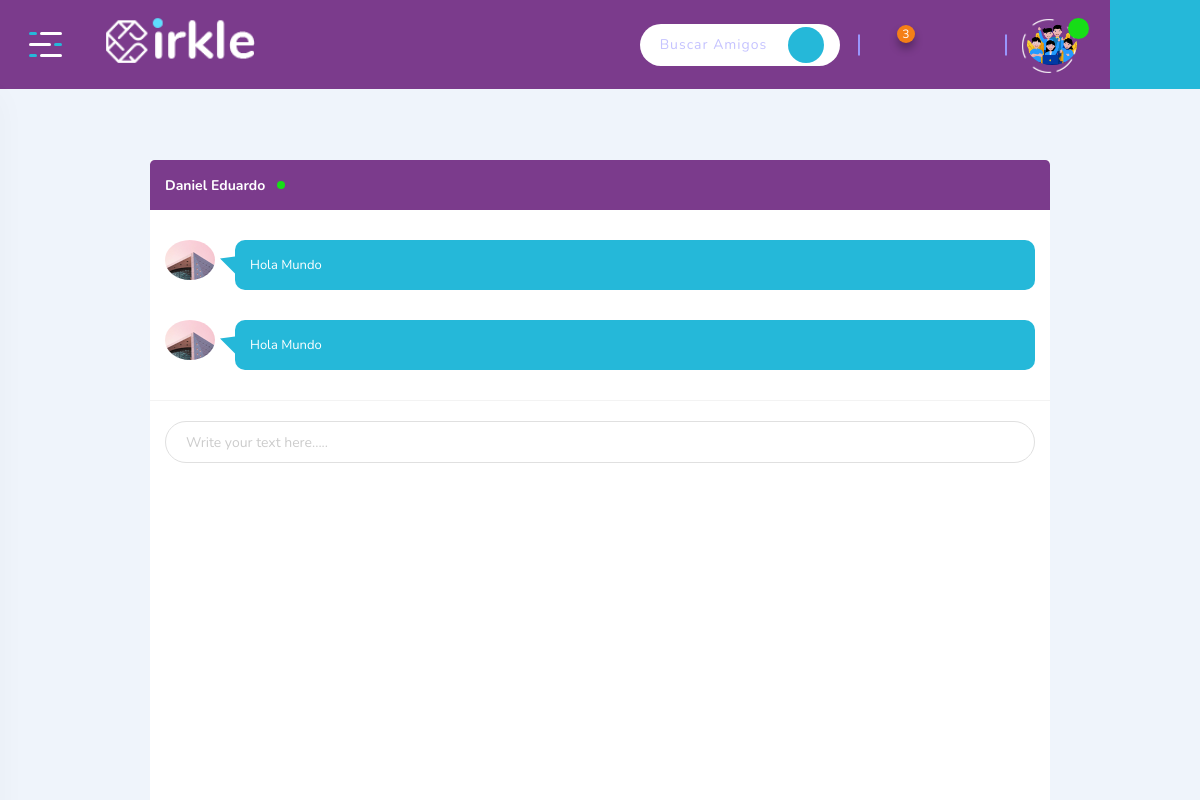
Page /mensajes/JTAMAYO/dbernaln (signed in) on the earlier database version.
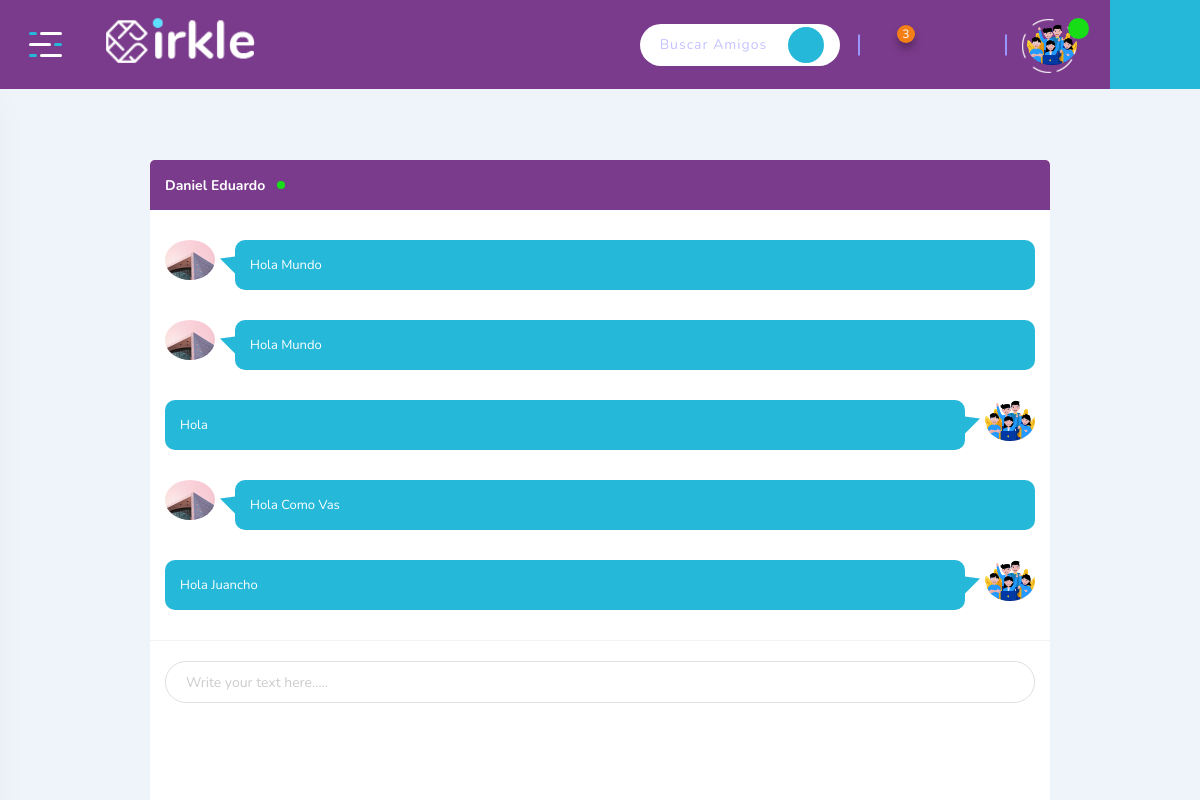
Same page on the later database version.
### tables this page shows
CREATE TABLE Usuario (ID_Usuario INTEGER PRIMARY KEY AUTOINCREMENT NOT NULL, Usuario VARCHAR NOT NULL UNIQUE, Contrasena VARCHAR NOT NULL, Rol INT CHECK (Rol = 0 or Rol = 1 or Rol = 2) NOT NULL, Estado INT CHECK (Estado = 0 or Estado = 1) NOT NULL, Nombres VARCHAR NOT NULL, Apellidos VARCHAR NOT NULL, Genero INT CHECK (Genero = 0 or Genero = 1 or Genero = 2) NOT NULL, Email VARCHAR NOT NULL UNIQUE, Ubicacion VARCHAR NOT NULL, Foto VARCHAR, Telefono INT NOT NULL, Fecha_Nacimiento DATE NOT NULL, Estado_Civil INT NOT NULL CHECK (Estado_Civil = 1 or Estado_Civil = 2 or Estado_Civil = 3 or Estado_Civil = 4 or Estado_Civil = 5), Fecha DATE NOT NULL DEFAULT (CURRENT_TIMESTAMP), Privacidad INT NOT NULL CHECK (Privacidad = 1 or Privacidad = 2));

CREATE TABLE Mensajes_Privados (ID_Mensaje INTEGER PRIMARY KEY AUTOINCREMENT NOT NULL, ID_Remitente INT REFERENCES Usuario (ID_Usuario) NOT NULL, ID_Destinatario INT REFERENCES Usuario (ID_Usuario) NOT NULL, Mensaje VARCHAR NOT NULL, Fecha_Mensaje DATETIME NOT NULL DEFAULT (CURRENT_TIMESTAMP));

### app.py (the view)
@app.route('/mensajes/<user>/<recept>', methods=['GET', 'POST'])
def busqueda_msg(user, recept):
  dbUsuario = db.getUser(user)
  usuarios = db.getAmigos(dbUsuario['ID_Usuario'])
  rece = db.getUser(recept)
  mensajes = db.getMensaje(dbUsuario['ID_Usuario'], rece['ID_Usuario'])
  if request.method == "POST":
    mensaje = request.form['mensaje']
    db.addMensaje(dbUsuario['ID_Usuario'], rece['ID_Usuario'], mensaje )
    mensajes = db.getMensaje(dbUsuario['ID_Usuario'], rece['ID_Usuario'])
    return render_template('mensajes.html', usuario=dbUsuario, receptor=rece, mensajes=mensajes,  usuarios = usuarios)
  else:
    return render_template('mensajes.html', usuario=dbUsuario, receptor=rece, mensajes=mensajes,  usuarios = usuarios)

### app.py (called while the page is built)
@app.before_request
def antes_de_cada_peticion():
    ruta = request.path
    if not 'usuario' in session and ruta != "/" and ruta != "/admin-login" and ruta != "/logout" and not ruta.startswith("/static"):
        flash("Inicia sesión para continuar")
        return redirect("/")
    if ruta == "/registro":
      return redirect("/registro")

### db.py (called while the page is built)
def conectar():
    dbname= 'socialrhea.db'
    conn= sqlite3.connect(dbname)
    return conn

def getUser(user):
    conn= conectar()
    try:
      conn.row_factory = sqlite3.Row
      sql = 'SELECT * FROM Usuario WHERE Usuario = ?'
      cursor = conn.execute(sql, (user,))
      resultados = (cursor.fetchone())
      cursor.close()
      conn.close()
      if not resultados:
        return False
      else:
        return resultados
    except Error as e:
      print(f"error in getUser() : {str(e)}"  )

def getAmigos(idUsuario):
    conn= conectar()
    try:
      conn.row_factory = sqlite3.Row
      sq = 'SELECT Amistad.ID_Recibe, Amistad.ID_Envia FROM Usuario INNER JOIN Amistad ON Amistad.ID_Envia=Usuario.ID_Usuario or Amistad.ID_Recibe=Usuario.ID_Usuario WHERE Usuario.ID_Usuario = ? and Amistad.Estado = 1'
      sql = 'SELECT * FROM Usuario WHERE rol=? AND Not ID_Usuario = ?'
      cursor= conn.execute(sq,(idUsuario,))
      resultado = (cursor.fetchall())
      results = [ dict(row) for row in resultado ]
      resultados = getUsers(results, conn, idUsuario)
      return resultados
    except Error as e:
      print(f"error in getUserees() : {str(e)}"  )

def getUsers(listaAmigos, conn, idUsuario):
    salida = []
    try:
      conn.row_factory = sqlite3.Row
      for item in listaAmigos:
        for key, value in item.items():
          sql = 'SELECT * FROM Usuario WHERE ID_Usuario = ? AND NOT ID_Usuario = ?'
          cursor= conn.execute(sql,(value, idUsuario))
          resultado = (cursor.fetchone())
          if resultado:
            results = dict(resultado)
            salida.append(results)
      conn.close()
      return salida
    except Error as e:
      print(f"error in getUsers() : {str(e)}"  )

### templates/mensajes.html (shortened to what this page needs)
{% extends 'base.html' %}
{% block contenido %}
        <div class="page-content">
            <div class="container">
              <div class="chat-conversion-box" id="chat-box-modal" tabindex="-1" aria-labelledby="chat-modal-label" aria-hidden="false">
                <div class="chat">
                    <div class="chat-content">
                        <div class="modal-header">
                            <h6 class="modal-title" id="chat-modal-label">{{ receptor.Nombres}} <span class="online"></span></h6>
                        </div>
                        <div class="modal-body">
                            <ul class="chat-conversion">
                              {% for mensaje in mensajes %}
                              {% if mensaje.ID_Remitente == usuario.ID_Usuario %}
                                <li class="chat-you">
                                    <div class="author-img">
                                        <img src="/static/uploads/imgusuarios/{{ usuario.Foto }}" width="50" height="50" alt="{{ usuario.Nombres }}">
                                    </div>
                                    <div class="author-text">
                                        <span>{{ mensaje.Mensaje }}</span>
                                    </div>
                                </li>
                              {% else %}
                                <li class="chat-others">
                                    <div class="author-img">
                                        <img src="/static/uploads/imgusuarios/{{ receptor.Foto }}" width="50" height="50" alt="{{ receptor.Nombres }}">
                                    </div>
                                    <div class="author-text">
                                        <span>{{ mensaje.Mensaje }}</span>
                                    </div>
                                </li>
                                {% endif %}
                                {% endfor %}
                            </ul>
                        </div>
                        <div class="modal-footer">
                            <form action="/mensajes/{{usuario.Usuario}}/{{receptor.Usuario}}" method="POST">
                                <div class="form-group">
                                    <input type="text" name="mensaje" class="form-control" placeholder="Write your text here....." required>
                                    <div class="chat-plus-icon"><i class="icofont-plus-circle"></i></div>
                                </div>
                            </form>
                        </div>
                    </div>
                </div>
            </div>
            </div>
        </div>
        {% endblock %}

### templates/base.html (shortened to what this page needs)
<!DOCTYPE html>
<html class="no-js" lang="">
<head>
    <link rel="stylesheet" href="https://maxcdn.bootstrapcdn.com/bootstrap/4.0.0/css/bootstrap.min.css">
    <link rel="stylesheet" href="{{ url_for('static', filename='css/app.css' ) }}">
    <link rel="stylesheet" href="{{ url_for('static', filename='assets/icofont/icofont.min.css' ) }}">
</head>
<body class="bg-link-water">
    <div id="wrapper" class="wrapper">
        <header class="fixed-header">
            <div class="header-menu">
                <div class="navbar">
                    <div class="nav-item d-none d-sm-block">
                        <div class="header-logo">
                            <a href="/"><img src="{{ url_for('static', filename='assets/img/logo.png')}}" width="190" alt="Social Rhea"></a>
                        </div>
                    </div>
                    <div class="nav-item header-control">
                        <div class="inline-item d-none d-md-block">
                          <form action="/busqueda/{{ usuario.Usuario }}" method="POST" class="js-search">
                            <div class="input-group">
                              <input type="text" class="form-control" name="busqueda" placeholder="Buscar Amigos.......">
                              <div class="input-group-append">
                                <input type="submit" class="submit-btn" value="" type="button"><i class="icofont-search"></i></input>
                              </div>
                            </div>
                          </form>
                        </div>
                        <div class="inline-item d-flex align-items-center">
                          <div class="dropdown dropdown-notification">
                            <button class="dropdown-toggle" type="button" data-toggle="dropdown" aria-expanded="false">
                                <i class="icofont-notification"></i><span class="notify-count">3</span>
                            </button>
                        </div>
                        <div class="dropdown dropdown-message">
                          <button class="dropdown-toggle" type="button" data-toggle="dropdown" aria-expanded="false">
                              <i class="icofont-speech-comments"></i>
                          </button>
                      </div>
                            <div class="dropdown dropdown-friend">
                                <button class="dropdown-toggle" type="button" data-toggle="dropdown" aria-expanded="false">
                                    <i class="icofont-users-alt-4"></i>
                                </button>
                            </div>
                        </div>
                        <div class="inline-item">
                            <div class="dropdown dropdown-admin">
                                <a href="/profile/{{ usuario.Usuario }}" class="dropdown-toggle"></button>
                                    <span class="media">
                                        <span class="item-img">
                                            <img src="/static/uploads/imgusuarios/{{usuario.Foto }}" width="50" height="50" alt="{{ usuario.Nombre }}">
                                            <span class="acc-verified"><i class="icofont-check"></i></span>
                                        </span>
                                    </span>
                                  </a>
                            </div>
                        </div>
                    </div>
                </div>
            </div>
        </header>
        <div class="fixed-sidebar">
            <div class="fixed-sidebar-left small-sidebar">
                <div class="sidebar-toggle">
                    <button class="toggle-btn toggler-open">
                        <span></span>
                        <span></span>
                        <span></span>
                    </button>
                </div>
            </div>
        </div>
        <div class="fixed-sidebar right">
            <div class="fixed-sidebar-right small-sidebar">
                <div class="sidebar-toggle" id="chat-head-toggle">
                    <button class="chat-icon">
                        <i class="icofont-speech-comments"></i>
                    </button>
                </div>
            </div>
        </div>
        {% block contenido %}
        {% endblock %}
  </div>
</body>
</html>

Differences in the rows shown:
added Mensajes_Privados: Foto (picture), Mensaje "Hola"
added Mensajes_Privados: Foto (picture), Mensaje "Hola Como Vas"
added Mensajes_Privados: Foto (picture), Mensaje "Hola Juancho"
